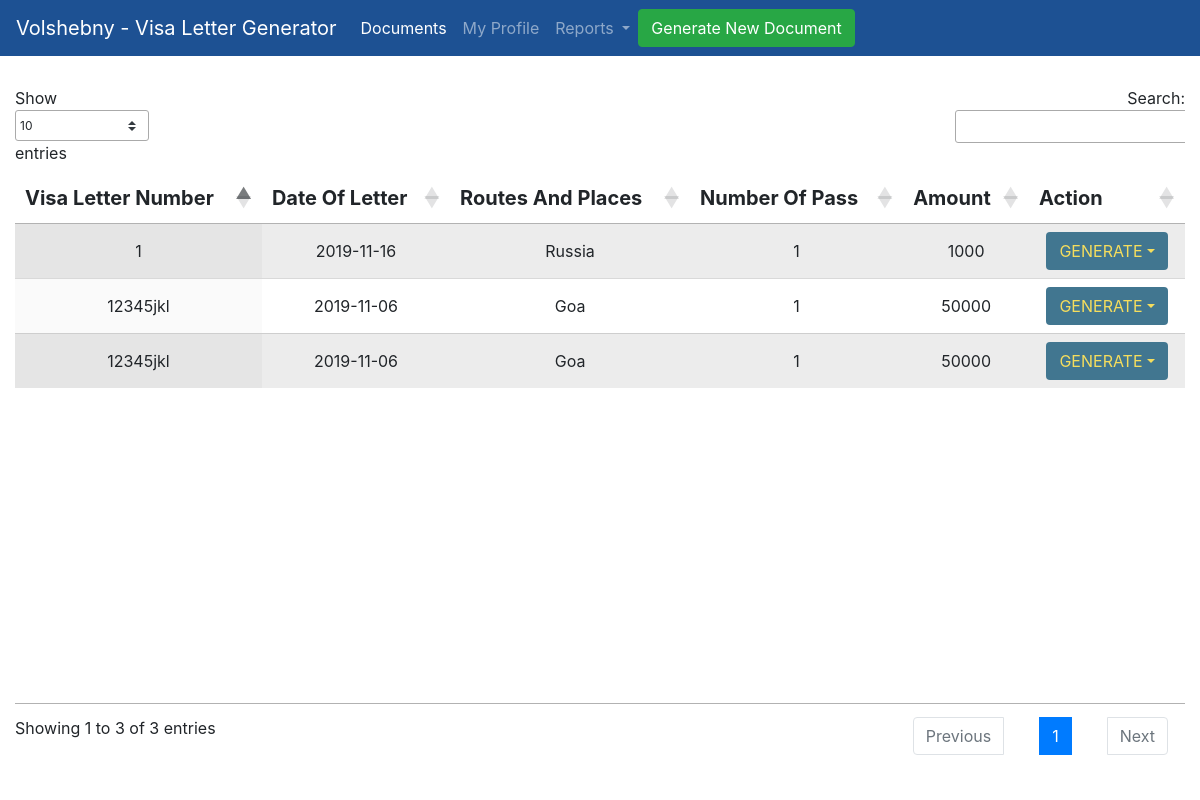
Screenshot of /list_copy (signed in) with the database file from the repository.
### generateletter/models.py (models this page shows, shortened)
class Visaletters(models.Model):
    Organization_Details = models.ForeignKey(Organization,on_delete=models.PROTECT,related_name="Organization_Name",)
    MULTIPLICITY = (
        ("single", "single"),
        ("double", "double"),
    )
    PAS = (("1", "1"), ("2", "2"), ("3", "3"), ("4", "4"), ("5", "5"))
    TOUR = (
        ("TOURISM","TOURISM"),
        ("AIM TOURISM","AIM TOURISM")
    )
    GENDER = (
        ("M","M"),
        ("F","F"),
    )
    def number():
        no = Visaletters.objects.count()
        if no == None:
            return 1
        else:
            return (int(str( ( 220 - 64 ) + no + 1 )+"2019"))
    multiplicity = models.CharField(choices=MULTIPLICITY, default="SINGLE",max_length=100)
    no_passengers = models.IntegerField(default=1)
    Country = CountryField(blank_label='(select country)')
    Tourism= models.CharField(choices=TOUR, default="TOURISM",max_length= 100 )
    entry_from = models.CharField(max_length=200)
    departure_to = models.CharField(max_length=200)
    Visa_Letter_Number = models.CharField(default=number,max_length=200)
    Visa_Letter_N = models.CharField(default = str(number),editable=False,max_length=200)
    Date_of_letter = models.CharField(max_length=200, blank=True)
    Routes_and_Places = models.CharField(max_length=500, default="moscow")
    hotels = models.CharField(max_length=264)
    multi = (("Paid", "Paid"), ("unpaid", "unpaid"))
    Payment_status = models.CharField(max_length=200, choices=multi, default="unpaid")
    amount = models.PositiveIntegerField()
    firstname_1 = models.CharField(max_length=264)
    lastname_1 = models.CharField(max_length=264)
    Passport_Number_1 = models.CharField(max_length=200, unique=True)
    Date_Of_Birth_1 = models.CharField(max_length=200)
    Sex_1 = models.CharField(choices=GENDER,max_length=100)
    firstname_2 = models.CharField(max_length=264, blank=True)
    lastname_2 = models.CharField(max_length=264, blank=True)
    Passport_Number_2 = models.CharField(max_length=200, blank=True)
    Date_Of_Birth_2 = models.CharField(max_length=200, blank=True)
    Sex_2 = models.CharField(max_length=100,choices=GENDER, blank=True)
    firstname_3 = models.CharField(max_length=264, blank=True)
    lastname_3 = models.CharField(max_length=264, blank=True)
    Passport_Number_3 = models.CharField(max_length=200, blank=True)
    Date_Of_Birth_3 = models.CharField(max_length=200, blank=True)
    Sex_3 = models.CharField(max_length=100,choices=GENDER, blank=True)
    firstname_4 = models.CharField(max_length=264, blank=True)
    lastname_4 = models.CharField(max_length=264, blank=True)
    Passport_Number_4 = models.CharField(max_length=200, blank=True)
    Date_Of_Birth_4 = models.CharField(max_length=200, blank=True)
    Sex_4 = models.CharField(max_length=100,choices=GENDER, blank=True)
    firstname_5 = models.CharField(max_length=264, blank=True)
    lastname_5 = models.CharField(max_length=264, blank=True)
    Passport_Number_5 = models.CharField(max_length=200, blank=True)
    Date_Of_Birth_5 = models.CharField(max_length=200, blank=True)
    Sex_5 = models.CharField(max_length=100,choices=GENDER, blank=True)
    class Meta:
        verbose_name_plural = "Fill Form to Generate Visa Letter and Voucher"

### generateletter/views.py (the view)
# urls.py: path("list_copy", views.list_view_copy.as_view(), name="listcopy"),
@method_decorator(login_required, name='dispatch')
class list_view_copy(ListView):
    model = Visaletters
    context_object_name = "list_view"
    template_name = "generateletter/list_copy.html"

### templates/generateletter/list_copy.html (shortened to what this page needs)
<!doctype html>
<html lang="en">
  <head>
    <link rel="stylesheet" href="https://maxcdn.bootstrapcdn.com/bootstrap/4.0.0/css/bootstrap.min.css">
    <link rel="stylesheet" href="http://cdn.datatables.net/1.10.19/css/jquery.dataTables.min.css">
    <link rel="stylesheet" type="text/css"
      href="https://cdn.datatables.net/v/bs4-4.1.1/dt-1.10.18/af-2.3.2/cr-1.5.0/fc-3.2.5/fh-3.1.4/kt-2.5.0/r-2.2.2/rg-1.1.0/rr-1.2.4/sc-1.5.0/sl-1.2.6/datatables.min.css" />
  </head>
  <body>
    <nav class="navbar navbar-expand-lg navbar-dark" style="background-color: #1d5193;">
  <a class="navbar-brand" href="#">Volshebny - Visa Letter Generator</a>
  <div class="collapse navbar-collapse" id="navbarNavDropdown">
    <ul class="navbar-nav">
      <li class="nav-item active">
        <a class="nav-link" href="#">Documents <span class="sr-only">(current)</span></a>
      </li>
      <li class="nav-item">
        <a class="nav-link" href="#">My Profile</a>
      </li>
      <li class="nav-item dropdown">
        <a class="nav-link dropdown-toggle" href="#" id="navbarDropdownMenuLink" role="button" data-toggle="dropdown" aria-haspopup="true" aria-expanded="false">
          Reports
        </a>
      </li>
    </ul>
    <a class="btn navbar-btn btn-success" href="http://volshebny.pythonanywhere.com/admin/generateletter/visaletters/add/">Generate New Document</a>
  </div>
</nav>
      {% if list_view %}
      <div id="content">
        <div class="container-fluid" style="margin-top:30px">
      <div class="table-responsive">
          <table  id="myTable" class="display table-striped text-center" style="width:100%">
          <thead class="thead-dark" style="font-size:20px;">
              <th scope="col" >Visa Letter Number</th>
              <th scope="col">Date Of Letter</th>
              <th scope="col">Routes And Places</th>
              <th scope="col">Number Of Pass</th>
              <th scope="col">Amount</th>
              <th scope="col">Action</th>
            </thead>
            {% for acc in list_view %}
              <tr style="font-size:16px">
                <td>{{ acc.Visa_Letter_Number }}</td>
                <td>{{ acc.Date_of_letter }}</td>
                <td>{{ acc.Routes_and_Places }}</td>
                <td>{{ acc.no_passengers }}</td>
                <td>{{ acc.amount }}</td>
                <td class="dropdown"><a href ='#' class = 'btn  dropdown-toggle' id="dropdownMenuButton" data-toggle="dropdown" aria-haspopup="true" aria-expanded="false" style="font-size:16px;color:#F5DD5D;background-color: #417690">GENERATE</a>
                  </td>
              </tr>
            {% endfor %}
        </table>
       </div>
          </div>
        </div>
      {% else %}
        <p>No Access Records. Table Not Created.</p>
      {% endif %}
  </body>
</html>

### rows the page displays
Visaletters: Visa_Letter_Number "1", Date_of_letter "2019-11-16", Routes_and_Places "Russia", no_passengers "1", amount "1000"
Visaletters: Visa_Letter_Number "12345jkl", Date_of_letter "2019-11-06", Routes_and_Places "Goa", no_passengers "1", amount "50000"
Visaletters: Visa_Letter_Number "12345jkl", Date_of_letter "2019-11-06", Routes_and_Places "Goa", no_passengers "1", amount "50000"
